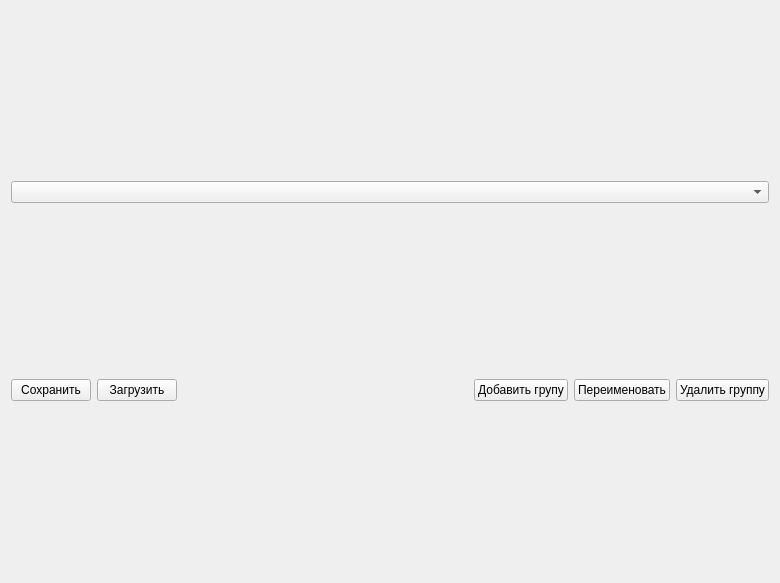
<?xml version="1.0" encoding="UTF-8"?>
<ui version="4.0">
 <class>TableGroupOptions</class>
 <widget class="QWidget" name="TableGroupOptions">
  <property name="geometry">
   <rect>
    <x>0</x>
    <y>0</y>
    <width>780</width>
    <height>583</height>
   </rect>
  </property>
  <property name="windowTitle">
   <string>Form</string>
  </property>
  <layout class="QVBoxLayout" name="verticalLayout">
   <item>
    <widget class="QComboBox" name="comboBox"/>
   </item>
   <item>
    <layout class="QHBoxLayout" name="horizontalLayout">
     <item>
      <widget class="QPushButton" name="btnSave">
       <property name="text">
        <string>Сохранить</string>
       </property>
       <property name="autoDefault">
        <bool>false</bool>
       </property>
      </widget>
     </item>
     <item>
      <widget class="QPushButton" name="btLoad">
       <property name="text">
        <string>Загрузить</string>
       </property>
       <property name="autoDefault">
        <bool>false</bool>
       </property>
      </widget>
     </item>
     <item>
      <spacer name="horizontalSpacer">
       <property name="orientation">
        <enum>Qt::Horizontal</enum>
       </property>
       <property name="sizeHint" stdset="0">
        <size>
         <width>40</width>
         <height>20</height>
        </size>
       </property>
      </spacer>
     </item>
     <item>
      <widget class="QPushButton" name="pushAddGroup">
       <property name="text">
        <string>Добавить групу</string>
       </property>
       <property name="autoDefault">
        <bool>false</bool>
       </property>
      </widget>
     </item>
     <item>
      <widget class="QPushButton" name="pushRename">
       <property name="text">
        <string>Переименовать</string>
       </property>
       <property name="autoDefault">
        <bool>false</bool>
       </property>
      </widget>
     </item>
     <item>
      <widget class="QPushButton" name="pushRemoveGroup">
       <property name="text">
        <string>Удалить группу</string>
       </property>
       <property name="autoDefault">
        <bool>false</bool>
       </property>
      </widget>
     </item>
    </layout>
   </item>
  </layout>
 </widget>
 <resources/>
 <connections/>
</ui>
